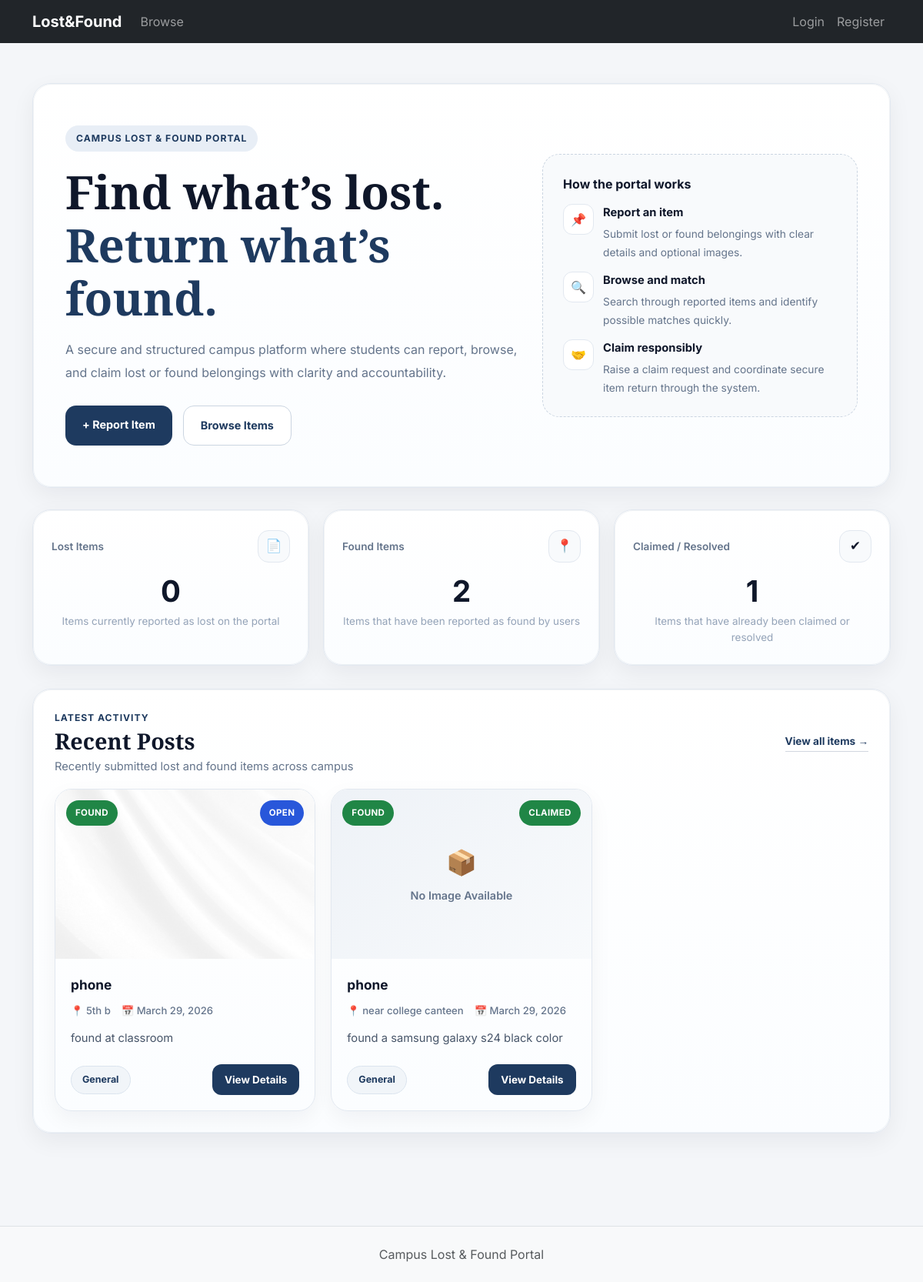
The page / on the database its author committed.
### portal/models.py (models this page shows, shortened)
class Item(models.Model):
    ITEM_TYPES = [('LOST','Lost'),('FOUND','Found')]
    STATUS_CHOICES = [('OPEN','Open'),('CLAIMED','Claimed'),('RESOLVED','Resolved')]
    user = models.ForeignKey(User, on_delete=models.CASCADE, related_name='items')
    title = models.CharField(max_length=200)
    item_type = models.CharField(max_length=10, choices=ITEM_TYPES)
    category = models.ForeignKey(Category, on_delete=models.SET_NULL, null=True, related_name='items')
    description = models.TextField()
    location = models.CharField(max_length=200)
    date_of_event = models.DateField()
    image = models.ImageField(upload_to='items/', blank=True, null=True)
    contact_info = models.CharField(max_length=200)
    status = models.CharField(max_length=10, choices=STATUS_CHOICES, default='OPEN')
    created_at = models.DateTimeField(auto_now_add=True)
    updated_at = models.DateTimeField(auto_now=True)
    class Meta:
        ordering = ['-created_at']
    def get_absolute_url(self): return reverse('item_detail', args=[self.pk])

### portal/views.py (the view)
# urls.py: path('', views.home, name='home'),
def home(request):
    recent_items = Item.objects.select_related('category','user')[:6]
    return render(request, 'portal/home.html', {'recent_items': recent_items})

### portal/context_processors.py (called while the page is built)
def portal_stats(request):
    return {
        'site_total_lost': Item.objects.filter(item_type='LOST').count(),
        'site_total_found': Item.objects.filter(item_type='FOUND').count(),
        'site_total_claimed': Item.objects.filter(status__in=['CLAIMED','RESOLVED']).count(),
    }

### portal/templates/portal/home.html (shortened to what this page needs)
{% extends 'base.html' %}
{% block content %}
<div class="home-shell">
  <section class="framed-card hero-card">
    <div class="hero-grid">
      <div>
        <span class="hero-badge">Campus Lost & Found Portal</span>
        <h1 class="hero-title">
          Find what’s lost. <br>
          <span>Return what’s found.</span>
        </h1>
        <p class="hero-subtitle">
          A secure and structured campus platform where students can report, browse, and claim lost or found belongings with clarity and accountability.
        </p>
        <div class="hero-actions">
          <a href="{% url 'item_create' %}" class="hero-btn-primary">+ Report Item</a>
          <a href="{% url 'item_list' %}" class="hero-btn-secondary">Browse Items</a>
        </div>
      </div>
      <div class="hero-panel">
        <div class="hero-panel-title">How the portal works</div>
        <div class="hero-panel-list">
          <div class="hero-panel-item">
            <div class="hero-panel-icon">📌</div>
            <div class="hero-panel-text">
              <strong>Report an item</strong>
              <span>Submit lost or found belongings with clear details and optional images.</span>
            </div>
          </div>
          <div class="hero-panel-item">
            <div class="hero-panel-icon">🔍</div>
            <div class="hero-panel-text">
              <strong>Browse and match</strong>
              <span>Search through reported items and identify possible matches quickly.</span>
            </div>
          </div>
          <div class="hero-panel-item">
            <div class="hero-panel-icon">🤝</div>
            <div class="hero-panel-text">
              <strong>Claim responsibly</strong>
              <span>Raise a claim request and coordinate secure item return through the system.</span>
            </div>
          </div>
        </div>
      </div>
    </div>
  </section>
  <section class="stats-grid">
    <div class="framed-card stat-card">
      <div class="stat-top">
        <div class="stat-label">Lost Items</div>
        <div class="stat-icon">📄</div>
      </div>
      <div class="stat-value">{{ site_total_lost }}</div>
      <div class="stat-note">Items currently reported as lost on the portal</div>
    </div>
    <div class="framed-card stat-card">
      <div class="stat-top">
        <div class="stat-label">Found Items</div>
        <div class="stat-icon">📍</div>
      </div>
      <div class="stat-value">{{ site_total_found }}</div>
      <div class="stat-note">Items that have been reported as found by users</div>
    </div>
    <div class="framed-card stat-card">
      <div class="stat-top">
        <div class="stat-label">Claimed / Resolved</div>
        <div class="stat-icon">✔</div>
      </div>
      <div class="stat-value">{{ site_total_claimed }}</div>
      <div class="stat-note">Items that have already been claimed or resolved</div>
    </div>
  </section>
  <section class="framed-card recent-card">
    <div class="section-head">
      <div class="section-title-wrap">
        <div class="section-kicker">Latest Activity</div>
        <h2 class="section-title">Recent Posts</h2>
        <div class="section-subtitle">Recently submitted lost and found items across campus</div>
      </div>
      <a href="{% url 'item_list' %}" class="section-link">View all items →</a>
    </div>
    <div class="items-grid">
      {% for item in recent_items %}
        <div class="item-wrap">
          {% include 'portal/partials/item_card.html' %}
        </div>
      {% empty %}
        <div class="empty-state">
          <div class="empty-icon">📭</div>
          <div class="empty-title">No items reported yet</div>
          <div class="empty-text">Once users start reporting items, they will appear here.</div>
        </div>
      {% endfor %}
    </div>
  </section>
</div>
{% endblock %}

### portal/templates/portal/partials/item_card.html (shortened to what this page needs)
<div class="official-item-card">
  <div class="official-item-image-wrap">
    {% if item.image %}
      <img src="{{ item.image.url }}" class="official-item-image" alt="{{ item.title }}">
    {% else %}
      <div class="official-item-placeholder">
        <div class="placeholder-icon">📦</div>
        <div class="placeholder-text">No Image Available</div>
      </div>
    {% endif %}
    <span class="type-badge {% if item.item_type == 'LOST' %}badge-lost{% else %}badge-found{% endif %}">
      {{ item.get_item_type_display }}
    </span>
    <span class="status-badge-card status-{{ item.status|lower }}">
      {{ item.get_status_display }}
    </span>
  </div>
  <div class="official-item-body">
    <h5 class="official-item-title">{{ item.title }}</h5>
    <div class="official-item-meta">
      <span>📍 {{ item.location|default:"Campus" }}</span>
      <span>📅 {{ item.date_of_event }}</span>
    </div>
    <p class="official-item-description">
      {{ item.description|truncatechars:100 }}
    </p>
    <div class="official-item-footer">
      <div class="official-item-category">
        {{ item.category|default:"General" }}
      </div>
      <a href="{{ item.get_absolute_url }}" class="official-item-btn">
        View Details
      </a>
    </div>
  </div>
</div>

### static/css/style.css (style rules this page uses)
body { background:#f8fafc }
.stat-card { background:#fff;padding:1.5rem;border-radius:1.5rem;box-shadow:0 10px 25px rgba(0,0,0,.06);text-align:center }

### portal/templates/portal/partials/item_card.html (style rules this page uses)
.official-item-card { background: linear-gradient(180deg, #ffffff 0%, #fbfdff 100%); border: 1px solid #e2e8f0; border-radius: 22px; overflow: hidden; box-shadow: 0 10px 28px rgba(15, 23, 42, 0.05); transition: all 0.22s ease; height: 100%; display: flex; flex-direction: column; position: relative; }
.official-item-image-wrap { position: relative; height: 220px; overflow: hidden; background: #f8fafc; }
.official-item-image { width: 100%; height: 100%; object-fit: cover; display: block; }
.official-item-placeholder { width: 100%; height: 100%; background: linear-gradient(135deg, #eef2f7, #f8fafc); display: flex; flex-direction: column; align-items: center; justify-content: center; color: #64748b; }
.placeholder-icon { font-size: 2rem; margin-bottom: 8px; }
.placeholder-text { font-size: 0.9rem; font-weight: 600; }
.type-badge, .status-badge-card { position: absolute; top: 14px; padding: 8px 12px; border-radius: 999px; font-size: 0.72rem; font-weight: 700; letter-spacing: 0.03em; text-transform: uppercase; backdrop-filter: blur(6px); }
.type-badge { left: 14px; }
.status-badge-card { right: 14px; }
.badge-found { background: rgba(21, 128, 61, 0.95); color: white; }
.status-open { background: rgba(29, 78, 216, 0.95); color: white; }
.status-claimed { background: rgba(21, 128, 61, 0.95); color: white; }
.official-item-body { padding: 22px 20px 20px; display: flex; flex-direction: column; flex-grow: 1; }
.official-item-title { font-size: 1.08rem; font-weight: 700; color: #0f172a; margin-bottom: 12px; line-height: 1.4; }
.official-item-meta { display: flex; flex-wrap: wrap; gap: 10px 14px; font-size: 0.82rem; color: #64748b; margin-bottom: 14px; font-weight: 500; }
.official-item-description { color: #475569; font-size: 0.92rem; line-height: 1.75; margin-bottom: 20px; flex-grow: 1; }
.official-item-footer { display: flex; justify-content: space-between; align-items: center; gap: 12px; flex-wrap: wrap; margin-top: auto; }
.official-item-category { display: inline-flex; align-items: center; background: #f1f5f9; color: #1e3a5f; border: 1px solid #dbe4ee; border-radius: 999px; padding: 8px 14px; font-size: 0.78rem; font-weight: 700; }
.official-item-btn { text-decoration: none; background: #1e3a5f; color: white; padding: 10px 16px; border-radius: 12px; font-size: 0.84rem; font-weight: 700; transition: all 0.2s ease; }

### rows shown on the page
Item: image (picture), item_type "FOUND", status "OPEN", title "phone", location "5th b", date_of_event "March 29, 2026", description "found at classroom", category "General"
Item: image "No Image Available", item_type "FOUND", status "CLAIMED", title "phone", location "near college canteen", date_of_event "March 29, 2026", description "found a samsung galaxy s24 black color", category "General"

### other values the page prints
{{ site_total_lost }} "0"
{{ site_total_found }} "2"
{{ site_total_claimed }} "1"
